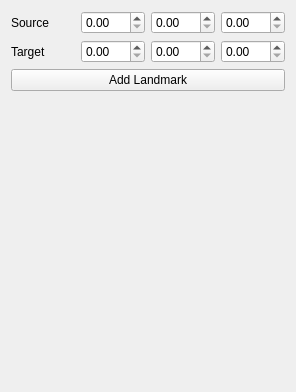
<?xml version="1.0" encoding="UTF-8"?>
<ui version="4.0">
 <class>QmitkXDofTo6DofExampleControls</class>
 <widget class="QWidget" name="QmitkXDofTo6DofExampleControls">
  <property name="geometry">
   <rect>
    <x>0</x>
    <y>0</y>
    <width>296</width>
    <height>392</height>
   </rect>
  </property>
  <property name="minimumSize">
   <size>
    <width>0</width>
    <height>0</height>
   </size>
  </property>
  <property name="windowTitle">
   <string>QmitkTemplate</string>
  </property>
  <layout class="QVBoxLayout" name="verticalLayout">
   <item>
    <layout class="QGridLayout" name="gridLayout">
     <item row="0" column="0">
      <widget class="QLabel" name="label">
       <property name="text">
        <string>Source</string>
       </property>
      </widget>
     </item>
     <item row="0" column="1">
      <widget class="QDoubleSpinBox" name="doubleSpinBox_2"/>
     </item>
     <item row="0" column="2">
      <widget class="QDoubleSpinBox" name="doubleSpinBox"/>
     </item>
     <item row="0" column="3">
      <widget class="QDoubleSpinBox" name="doubleSpinBox_3"/>
     </item>
     <item row="1" column="0">
      <widget class="QLabel" name="label_2">
       <property name="text">
        <string>Target</string>
       </property>
      </widget>
     </item>
     <item row="1" column="1">
      <widget class="QDoubleSpinBox" name="doubleSpinBox_4"/>
     </item>
     <item row="1" column="2">
      <widget class="QDoubleSpinBox" name="doubleSpinBox_5"/>
     </item>
     <item row="1" column="3">
      <widget class="QDoubleSpinBox" name="doubleSpinBox_6"/>
     </item>
    </layout>
   </item>
   <item>
    <widget class="QPushButton" name="butStart">
     <property name="text">
      <string>Add Landmark</string>
     </property>
    </widget>
   </item>
   <item>
    <widget class="QmitkNavigationDataSourceSelectionWidget" name="NavigationDataSourceSelectionWidget" native="true">
     <property name="minimumSize">
      <size>
       <width>0</width>
       <height>50</height>
      </size>
     </property>
    </widget>
   </item>
   <item>
    <spacer name="spacer2">
     <property name="orientation">
      <enum>Qt::Vertical</enum>
     </property>
     <property name="sizeHint" stdset="0">
      <size>
       <width>20</width>
       <height>232</height>
      </size>
     </property>
    </spacer>
   </item>
  </layout>
 </widget>
 <layoutdefault spacing="6" margin="11"/>
 <customwidgets>
  <customwidget>
   <class>QmitkNavigationDataSourceSelectionWidget</class>
   <extends>QWidget</extends>
   <header>QmitkNavigationDataSourceSelectionWidget.h</header>
   <container>1</container>
  </customwidget>
 </customwidgets>
 <resources/>
 <connections/>
</ui>
